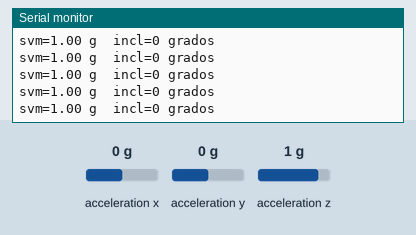
A sketch run on a simulated ESP32. Parts: the last lines printed to the serial monitor. Wiring (inferred from the names in the program): MPU-6050 motion sensor at I2C address 0x68. The test bench sets the inputs (shaded band); at power-on: acceleration z 1 g, acceleration x 0 g, acceleration y 0 g.

Above: at 1.2 s.
1.3 s: acceleration z set to 0 g
At 2.0 s:
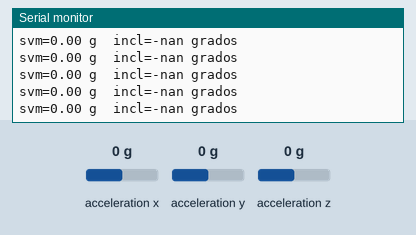
3.2 s: acceleration x set to -1.4 g
At 4.3 s:
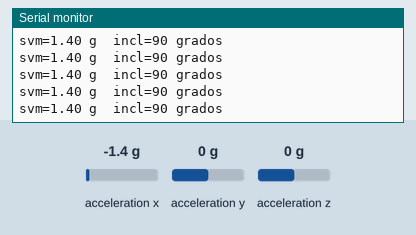
4.7 s: acceleration y set to -1.4 g
At 5.4 s:
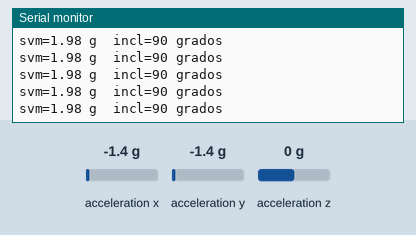
Timing chart, 0 to 7.7 s (numbered marks = the images above; inputs shaded):
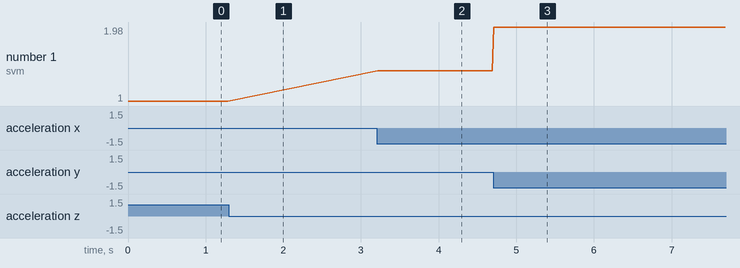

The sketch:

p02b_mpu6050.ino
```cpp
// Fase 1, paso 2b — MPU6050 en ±8 g
#include <Wire.h>
const int MPU = 0x68;
const float LSB_8G = 4096.0;   // sensibilidad en ±8 g

void initMPU() {
  Wire.begin(21, 22);
  Wire.beginTransmission(MPU);
  Wire.write(0x6B); Wire.write(0x00);   // despertar
  Wire.endTransmission(true);
  Wire.beginTransmission(MPU);
  Wire.write(0x1C); Wire.write(0x10);   // ACCEL_CONFIG = ±8 g
  Wire.endTransmission(true);
  Wire.beginTransmission(MPU);
  Wire.write(0x1A); Wire.write(0x03);   // DLPF 44 Hz
  Wire.endTransmission(true);
}

void leerAcel(float &ax, float &ay, float &az) {
  Wire.beginTransmission(MPU);
  Wire.write(0x3B);
  Wire.endTransmission(false);
  Wire.requestFrom(MPU, 6, true);
  int16_t rx = Wire.read() << 8 | Wire.read();
  int16_t ry = Wire.read() << 8 | Wire.read();
  int16_t rz = Wire.read() << 8 | Wire.read();
  ax = rx / LSB_8G; ay = ry / LSB_8G; az = rz / LSB_8G;
}

void setup() { Serial.begin(115200); initMPU(); }

void loop() {
  float ax, ay, az;
  leerAcel(ax, ay, az);
  float svm = sqrt(ax*ax + ay*ay + az*az);
  float incl = acos(constrain(az / svm, -1.0, 1.0)) * 180.0 / PI;
  Serial.printf("svm=%.2f g  incl=%.0f grados\n", svm, incl);
  delay(20);   // 50 Hz
}
```

Measured:
- after the input at 1.3 s, the serial monitor: prints a new line at once (image 1)
- after the input at 3.2 s, the serial monitor: prints a new line at once (image 2)
- after the input at 4.7 s, the serial monitor: prints a new line at once (image 3)
- plotted number 1: 1 → 1.4 after the input at 3.2 s, 1.4 → 1.98 after the input at 4.7 s
